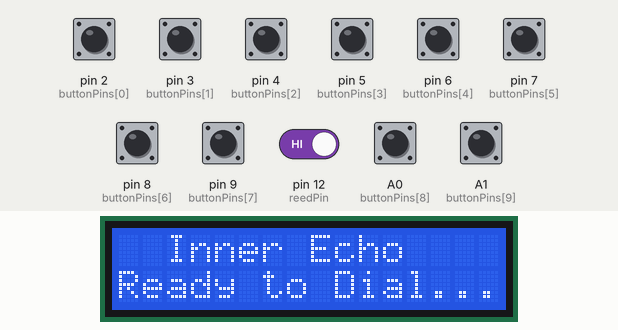
Bench run of a sketch on a simulated Arduino Mega 2560, built with avr-gcc and run on an emulated ATmega2560. Parts: 16×2 character LCD. Inputs (shaded band) come from the test bench; at power-on: A0 (buttonPins[8]), A1 (buttonPins[9]), pin 2 (buttonPins[0]), pin 3 (buttonPins[1]), pin 4 (buttonPins[2]), pin 5 (buttonPins[3]), pin 6 (buttonPins[4]), pin 7 (buttonPins[5]), pin 8 (buttonPins[6]), pin 9 (buttonPins[7]), pin 12 (reedPin) HIGH. What the sketch prints to the serial monitor is not drawn.

Above: at 1.8 s.
1.9 s: pin 12 (reedPin) driven LOW
At 2.8 s:
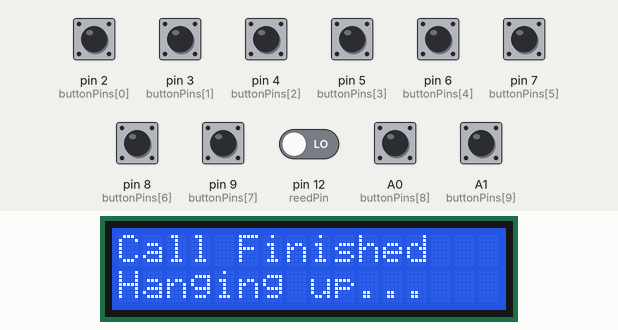
Timing chart, 0 to 4.9 s (numbered marks = the images above; inputs shaded):
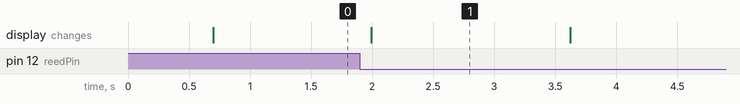

The sketch:

finalllly.ino
```cpp
#include <Wire.h>
#include <LiquidCrystal_I2C.h>

// 初始化 LCD
LiquidCrystal_I2C lcd(0x27, 16, 2);

// --- 🎹 按鈕腳位與數字對應 ---
const int buttonPins[10] = {2, 3, 4, 5, 6, 7, 8, 9, A0, A1};
const char numChars[10] = {'1', '2', '3', '4', '5', '6', '7', '8', '9', '0'};

// 防爆衝變數（維持 500ms，強力壓制杜邦線接觸不良的跳字雜訊）
int lastButtonStates[10] = {HIGH, HIGH, HIGH, HIGH, HIGH, HIGH, HIGH, HIGH, HIGH, HIGH};
unsigned long lastTriggerTimes[10] = {0, 0, 0, 0, 0, 0, 0, 0, 0, 0};
const unsigned long DEBOUNCE_DELAY = 500;

// --- 🎯 磁簧開關（話筒掛斷偵測）在 Pin 12 ---
const int reedPin = 12;
int lastReedState = HIGH;
unsigned long lastReedTriggerTime = 0;
const unsigned long REED_DEBOUNCE_DELAY = 400;

String inputString = "";
const int maxDigits = 10; // 螢幕最多只顯示 10 碼
bool isCalling = false;

// 用來計算觀眾這一次總共「按了幾次按鍵」的計數器（按到第 11、12 下也會繼續往上加）
int buttonPressCount = 0;

// 🎯 HW-311 語音模組：指定播放指令
void playHW311(int trackNumber) {
  byte playCmd[8] = {0x7E, 0xFF, 0x06, 0x03, 0x00, 0x00, 0x00, 0xEF};
  playCmd[5] = (byte)((trackNumber >> 8) & 0xFF);
  playCmd[6] = (byte)(trackNumber & 0xFF);
  Serial1.write(playCmd, 8);
}

// 🎯 HW-311 語音模組：停止指令
void stopHW311() {
  byte stopCmd[8] = {0x7E, 0xFF, 0x06, 0x16, 0x00, 0x00, 0x00, 0xEF};
  Serial1.write(stopCmd, 8);
}

// 🎯 HW-311 語音模組：設定音量 (0~30)
void setVolumeHW311(int vol) {
  byte volCmd[8] = {0x7E, 0xFF, 0x06, 0x06, 0x00, 0x00, (byte)vol, 0xEF};
  Serial1.write(volCmd, 8);
}

// 🧼 顯示歡迎畫面
void showWelcomeScreen() {
  lcd.clear();
  lcd.setCursor(0, 0);
  lcd.print("  Inner Echo  ");
  lcd.setCursor(0, 1);
  lcd.print("Ready to Dial...");
  isCalling = false;
}

// 📱 更新螢幕輸入畫面
void updateDisplay() {
  lcd.clear();
  lcd.setCursor(0, 0);
  lcd.print("Dialing...");
  lcd.setCursor(0, 1);
  lcd.print(inputString);
}

// 🧼 全系統重置
void resetWholeSystem() {
  inputString = "";
  buttonPressCount = 0;
  isCalling = false;

  for (int i = 0; i < 10; i++) {
    lastButtonStates[i] = digitalRead(buttonPins[i]);
  }
  lastReedState = digitalRead(reedPin);

  stopHW311();
  setVolumeHW311(4); // 🌟 順利改回原本的音量 4
  delay(100);
  showWelcomeScreen();
}

// ❌ 掛斷重置處理
void handleHangUp() {
  stopHW311(); // 🌟 話筒一掛斷，音樂在這一瞬間立刻掐斷！

  lcd.init();
  lcd.backlight();

  lcd.clear();
  lcd.setCursor(0, 0);
  lcd.print("Call Finished");
  lcd.setCursor(0, 1);
  lcd.print("Hanging up...");

  delay(1500);
  resetWholeSystem();
}

void setup() {
  // 給 TouchDesigner 讀取的 Serial Port 速率
  Serial.begin(115200);

  // 與 HW-311 通訊的序列埠
  Serial1.begin(9600);

  lcd.init();
  lcd.backlight();

  for (int i = 0; i < 10; i++) {
    pinMode(buttonPins[i], INPUT_PULLUP);
  }
  pinMode(reedPin, INPUT_PULLUP);

  delay(500);
  setVolumeHW311(4); // 🌟 順利改回原本的音量 4

  resetWholeSystem();
}

void loop() {
  unsigned long currentTime = millis();
  int currentReedState = digitalRead(reedPin);

  // ──────────────────────────────────────────
  // 🎯 部分一：偵測「磁簧開關」（只有掛斷才會結束通話）
  // ──────────────────────────────────────────
  if (currentReedState != lastReedState) {
    if (currentTime - lastReedTriggerTime > REED_DEBOUNCE_DELAY) {
      lastReedTriggerTime = currentTime;
      lastReedState = currentReedState;

      if (currentReedState == LOW) {
        // 🛑【狀態：0】代表話筒放回底座（掛斷）
        Serial.println(buttonPressCount);

        // 🌟 輸出狀態 0 給 TD (掛斷代表狀態結束，丟 1)
        Serial.println("1");

        handleHangUp();
      }
      else if (currentReedState == HIGH) {
        // 🟢【狀態：1】代表話筒被拿起來 (連續丟兩個 0 給 TD)
        Serial.println("0");
        Serial.println("0");
      }
    }
  }

  // ──────────────────────────────────────────
  // 🎹 部分二：偵測「撥號按鈕」（無線續按、保留聲音、螢幕鎖定10碼）
  // ──────────────────────────────────────────
  if (currentReedState == HIGH) {
    for (int i = 0; i < 10; i++) {
      int currentState = digitalRead(buttonPins[i]);

      if (currentState != lastButtonStates[i]) {
        if (currentTime - lastTriggerTimes[i] > DEBOUNCE_DELAY) {
          lastTriggerTimes[i] = currentTime;
          lastButtonStates[i] = currentState;

          if (currentState == LOW) {

            buttonPressCount++;

            if (inputString.length() < maxDigits) {
              inputString += numChars[i];
              updateDisplay();
            }

            // 🌟 每次播放前再次確保音量在原本的 4
            setVolumeHW311(30);
            delay(10);
            playHW311(i + 1);

          }
        }
      }
    }
  }
}
```

Measured:
- after the input at 1.9 s, the display: changes after 0.09 s (image 1)
- what the display in image 1 shows lasts 1.6 s, from 2.0 s to 3.6 s
